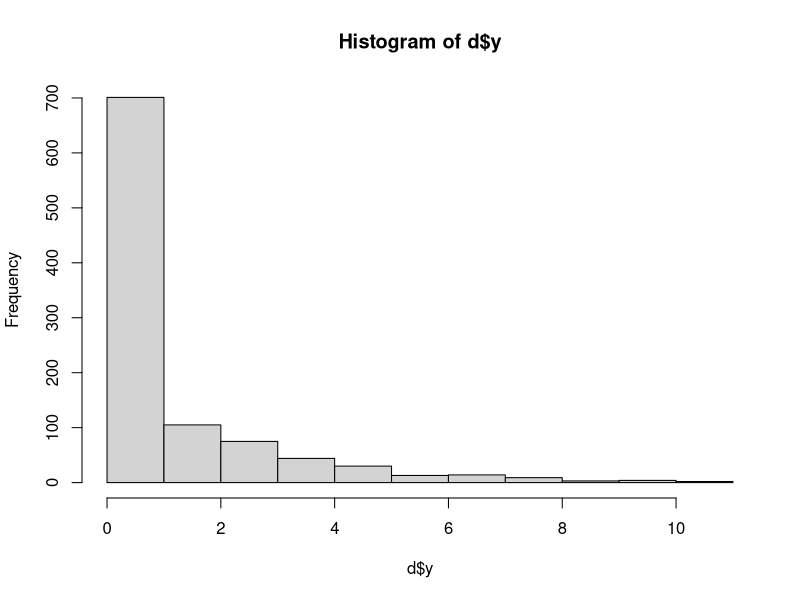

This chart was generated by the following R code:
#Jan 30, 2018 ZINB Model Simulation
#Mixed Model

library(pscl)
library(MASS)

#1) Generate data
n=1000
X1 <- runif(n, min=0, max=1)
B0 <- -0.5
B1 <- 2
size=3 #dispersion parameter

Y=ifelse(rbinom(n=n, size = 1, prob = (exp(B0+B1*X1)/(1+(exp(B0+B1*X1)))))==0, 0, rnbinom(n=n, size=size, mu=exp(B0+B1*X1)))
d <- data.frame(x=X1,y=Y)
hist(d$y)


d.no0 <- d
d.no0$y <- ifelse(d.no0$y>0, d.no0$y, NA)
d.0 <- d
d.0$y <- ifelse(d.0$y!=0, NA, 0)


#2) prob of getting 0 counts, 
zinb<- function(d, theta){
  B0 <- theta[1]
  B1 <- theta[2]
  size <- theta[3]
  Z0 <- theta[4]
  Z1 <- theta[5]
  
  mu=exp(B0+B1*d$x) #count process
  false.0 <- (exp(Z0+Z1*d$x)/(1+(exp(Z0+Z1*d$x))))#zero mass
  count.0 <- (size/(mu+size))^size
  logC <- log((1-false.0)*dnbinom(d$y, size=size, mu=mu, log=F))
  log0 <- log(false.0+(1-false.0)*count.0)
  z <- d$y==0
  c <- d$y>0
  logLik <- sum(log0[z])+sum(logC[c])
  return(-logLik)
}

op1 <- optim(c(3,1,2,0,0), zinb, d=d, method="BFGS")
op1


#GLM for ZINB
summary(zeroinfl(y~x|x, link="logit", dist="negbin", data = d)) #theta=dispersion parameter
